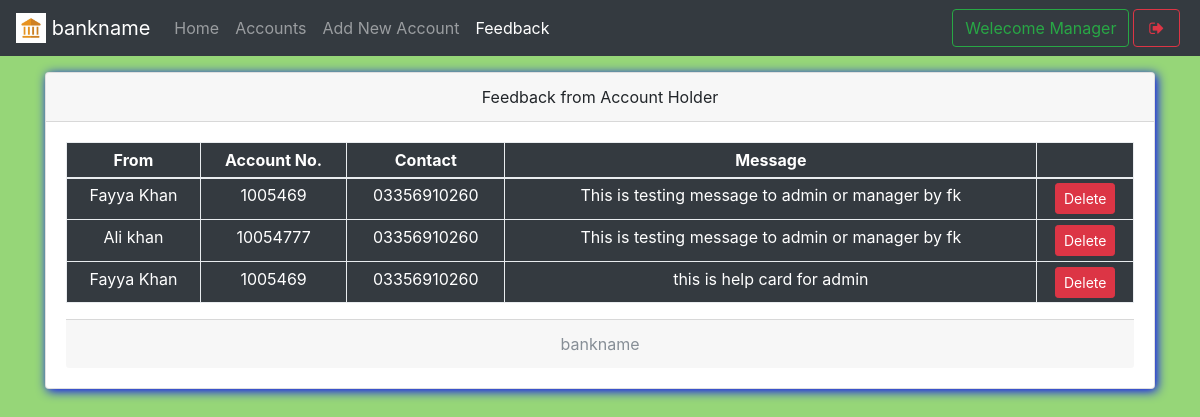
Screenshot of /mfeedback.php (signed in) with the database file from the repository.
### tables this page shows
CREATE TABLE `useraccounts` (
  `id` int(11) NOT NULL,
  `email` text NOT NULL,
  `password` text NOT NULL,
  `name` varchar(111) NOT NULL,
  `balance` varchar(111) NOT NULL,
  `cnic` varchar(111) NOT NULL,
  `number` varchar(111) NOT NULL,
  `city` varchar(111) NOT NULL,
  `address` varchar(111) NOT NULL,
  `source` varchar(111) NOT NULL,
  `accountNo` varchar(111) NOT NULL,
  `branch` varchar(111) NOT NULL,
  `accountType` varchar(111) NOT NULL,
  `date` timestamp NOT NULL DEFAULT CURRENT_TIMESTAMP
);

CREATE TABLE `feedback` (
  `feedbackId` int(11) NOT NULL,
  `message` text NOT NULL,
  `userId` double NOT NULL,
  `date` timestamp NOT NULL DEFAULT CURRENT_TIMESTAMP
);

### mfeedback.php (the view, shortened to what this page needs)
<!DOCTYPE html>
<html>
<head>
  <?php require 'assets/autoloader.php'; ?>
  <?php require 'assets/function.php'; ?>
</head>
<body style="background:#96D678;background-size: 100%">
<nav class="navbar navbar-expand-lg navbar-dark bg-dark fixed-top">
 <a class="navbar-brand" href="#">
    <img src="images/logo.png" width="30" height="30" class="d-inline-block align-top" alt="">
   <?php echo bankname; ?>
  </a>
  <div class="collapse navbar-collapse" id="navbarSupportedContent">
    <ul class="navbar-nav mr-auto">
      <li class="nav-item ">
        <a class="nav-link " href="mindex.php">Home <span class="sr-only">(current)</span></a>
      </li>
      <li class="nav-item ">  <a class="nav-link" href="maccounts.php">Accounts</a></li>
      <li class="nav-item ">  <a class="nav-link" href="maddnew.php">Add New Account</a></li>
      <li class="nav-item active">  <a class="nav-link" href="mfeedback.php">Feedback</a></li>
    </ul>
    <?php include 'msideButton.php'; ?>
  </div>
</nav><br><br><br>
<div class="container">
<div class="card w-100 text-center shadowBlue">
  <div class="card-header">
    Feedback from Account Holder
  </div>
  <div class="card-body">
   <table class="table table-bordered table-sm bg-dark text-white">
  <thead>
    <tr>
      <th scope="col">From</th>
      <th scope="col">Account No.</th>
      <th scope="col">Contact</th>
      <th scope="col">Message</th>
      <th scope="col"></th>
    </tr>
  </thead>
  <tbody>
    <?php
      $array = $con->query("select * from useraccounts,feedback where useraccounts.id = feedback.userId");
      if ($array->num_rows > 0)
      {
        while ($row = $array->fetch_assoc())
        {
    ?>
      <tr>
        <td><?php echo $row['name'] ?></td>
        <td><?php echo $row['accountNo'] ?></td>
        <td><?php echo $row['number'] ?></td>
        <td><?php echo $row['message'] ?></td>
        <td>
          <a href="mfeedback.php?delete=<?php echo $row['feedbackId'] ?>" class='btn btn-danger btn-sm' data-toggle='tooltip' title="Delete this Message">Delete</a>
        </td>
      </tr>
    <?php
        }
      }
     ?>
  </tbody>
</table>
  <div class="card-footer text-muted">
    <?php echo bankname; ?>
  </div>
</div>
</body>
</html>

### css/custom.css (style rules this page uses)
.shadowBlue { box-shadow: 2px 2px 11px blue }

### rows the page displays
useraccounts: name "Fayya Khan", accountNo "1005469", number "03356910260", feedback.message "This is testing message to admin or manager by fk", feedback.message "this is help card for admin"
useraccounts: name "Ali khan", accountNo "10054777", number "03356910260", feedback.message "This is testing message to admin or manager by fk"

### other values shown
bankname "bankname"
